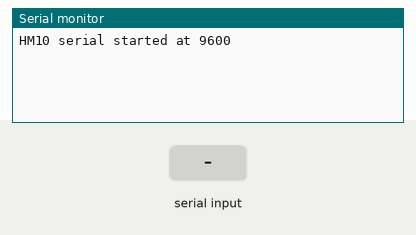
Simulated run of this sketch. Board: Arduino Uno, built with avr-gcc and run on an emulated ATmega328P. Parts: the last lines printed to the serial monitor. Inputs (shaded band) come from the test bench.

Above: at 1.2 s.
1.3 s: "1" received over the second serial link
At 2.5 s:
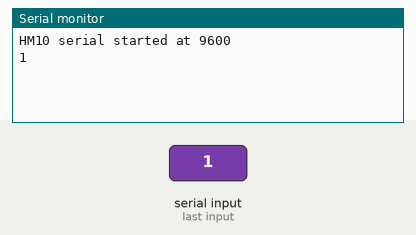
2.8 s: "0" received over the second serial link
At 3.9 s:
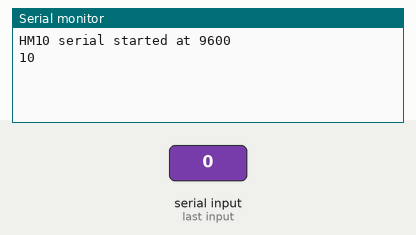

The sketch:

BLETestCode.ino
```cpp
/*
   Analog 0-4
    TX (1) / RX(0)

    HM-10- Module:
    https://people.ece.cornell.edu/land/courses/ece4760/PIC32/uart/HM10/DSD%20TECH%20HM-10%20datasheet.pdf

    Please do:
    0. Uncomment BLE stuff [ID:2]
    1. Send "AT" [receive "OK" else go for Link]
    2. Set Service. Send "AT+22be0fa4-b99c-11eb-8529-0242ac130003" [receive "OK+Set:22be0fa4-b99c-11eb-8529-0242ac130003", else go for Link] AT+UUID?
    3. Set Characteristic. Send "AT+CHARa1baf394-b99c-11eb-8529-0242ac130003" [receive "OK+Set:a1baf394-b99c-11eb-8529-0242ac130003"] AT+CHAR?
    4. Comment [ID:2]. Uncomment [ID:1] (!multiple lines of crac..code)
    5.Working?? Yeahhaaaaa

*/

#include <SoftwareSerial.h>
SoftwareSerial HM10(A0, A1); // RX = 0, TX = 1

char appData;
String inData = "";

void setup() {
  //------------------HM-10
  Serial.begin(9600);
  Serial.println("HM10 serial started at 9600");
  HM10.begin(9600); // set HM10 serial at 9600 baud rate
}
void loop() {
  HM10.listen();  // listen the HM10 port
  while (HM10.available() > 0) {   // if HM10 sends something then read
    appData = HM10.read();
    inData = String(appData);  // save the data in string format
    Serial.write(appData);
  }

  if (Serial.available()) {           // Read user input if available.
    delay(10);
    HM10.write(Serial.read());
  }
}
```

Measured:
- after the input at 1.3 s, the serial monitor: prints a new line at once (image 1)
- after the input at 2.8 s, the serial monitor: prints a new line at once (image 2)
